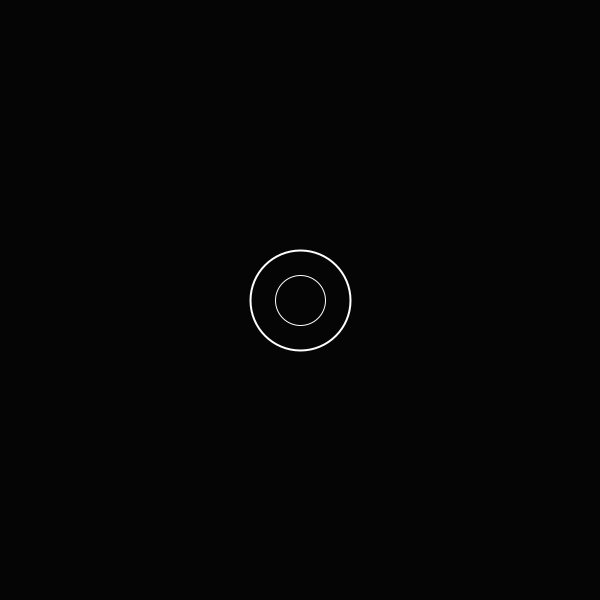
Frame 1 (no input)
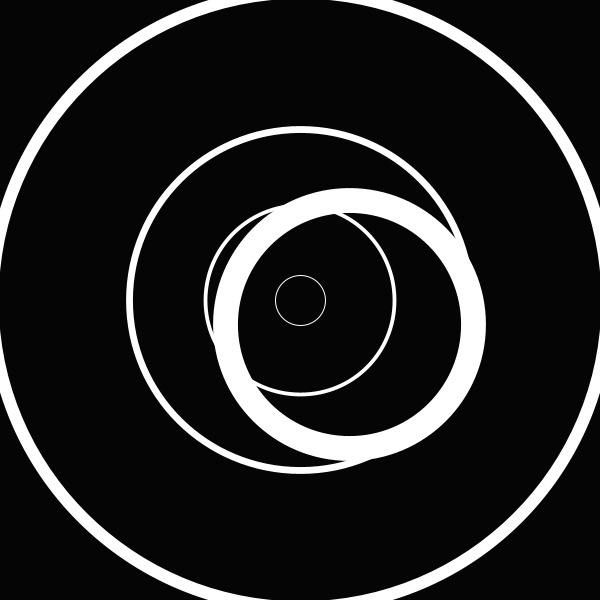
Frame 60 (the mouse pressed at the canvas centre just before this capture)
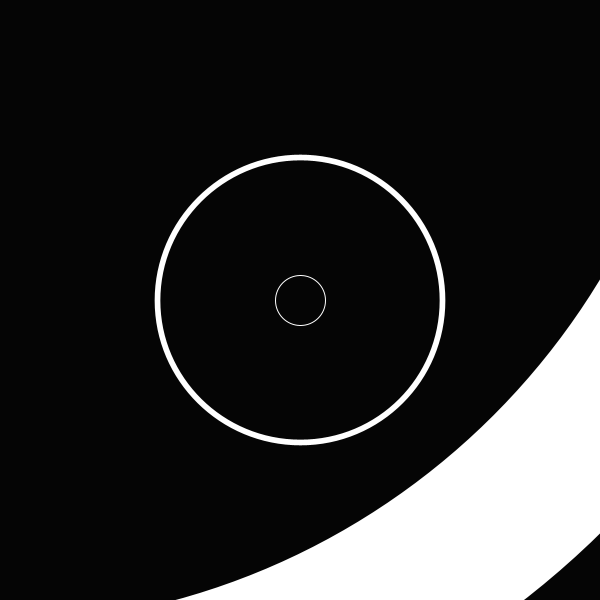
Frame 120 (the mouse held since frame 60 and released just before this capture)

The Processing sketch that drew these frames (run headless with seeded random() and noise(); from frame 60 on, the mouse is pressed at the canvas centre):

// Processing sketch: processing_115589
// ── processing_115589.pde

float s=1;
float t=1;
void setup() {
  size(600, 600);
}

void draw() {
  //frameRate(24);
  background(5);
  int m = millis();
  int x, y;
  int numberOfScans = 50;
  float n = noise(0);

  noFill();
  stroke(255);
  translate(width/2, height/2);
  ellipse(0, 0, 50, 50);

  scale(1+s);
  ellipse(0, 0, 50, 50);

  scale(1-s);
  ellipse(0, 0, 50, 50);
  
  scale(1-s);
  ellipse(0, 0, 50, 50);

  pushMatrix();
  translate((int)random(-10, 10), (int)random(-10, 10));
  scale(1+t);
  ellipse(0, 0, 10, 10);
  popMatrix();



t+=.001;
  s+=.1;
  if (s>5) {
    s=1;
    t=1;
  }
}
